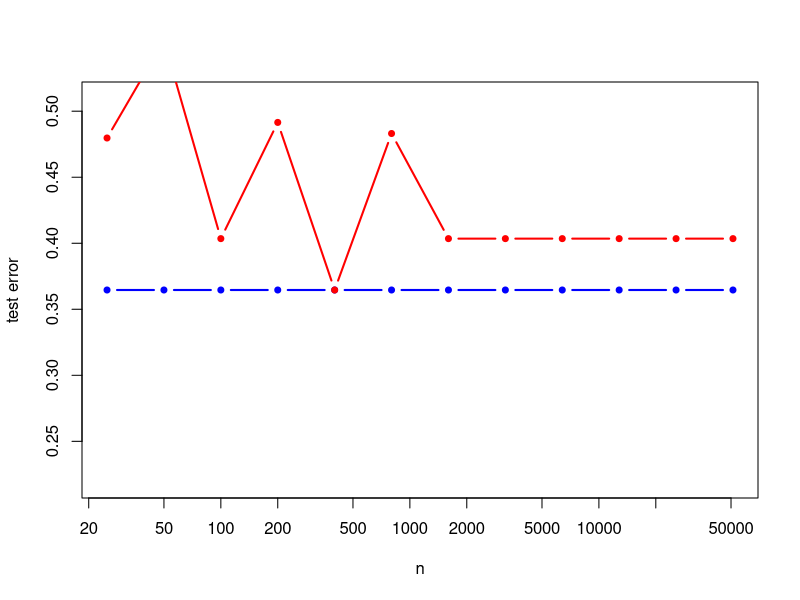

Write the R code that produced this figure.
# IML 2016
# Exercise session IV
# Model solutions
# Ville H.
# ville.o.hyvonen@helsinki.fi

###########################################################
# Exercise 2

# a
# generate n_sim data points from the model given in the exercise sheet
generate_data <- function(n_sim) {
  X_combinations <- as.matrix(expand.grid(0:1,0:2))
  Y <- sample(0:2, size = n_sim, replace = TRUE, prob = c(0.4,0.3,0.3)) # generate class labels 
  X <- matrix(0, nrow = n_sim, ncol = 2)
  
  for(i in 1:n_sim) {
    prob <- switch (Y[i]+1,
                    c(0.2,0.1,0.4,0.2,0.0,0.1),
                    c(0.6,0.1,0.1,0.1,0.1,0.0),
                    c(0.1,0.4,0.3,0.0,0.2,0.0))
    X[i, ] <- X_combinations[sample(1:6, size = 1, replace = TRUE, prob = prob),]
  }
  list(X = X, Y = Y)
}

n_train <- 100
train <- generate_data(n_train)

# compute the proportion of X = (0,0)
table(rowSums(train$X == 0)) / n_train

# We get the probability of X=(0,0) from the law of total probability:
# P(X=(0,0)) = P(X=(0,0), Y=0) = P(X=(0,0), Y=1) = P(X=(0,0), Y=2)
0.4 * 0.2 + 0.3 * 0.6 + 0.3 * 0.1


######################################################
# b

# train a Naive Bayes classifier
# Y = vector of class labels
# X = data matrix containing predictors, row = data point, col = variable
# n_class = number of different classes in Y
# n_class_x = vector with numbers of different values for each predictor (cols of X)
# m = smoothing parameter
# returns an object of class 'nb' with components
#   prior = vector containing estimated probabilities for the classes
#   likelihood = list containing estimated conditional probabilities
#     for the features given class p(X_i| Y) (each component of this list 
#     contains probabilities for one variable).
#   n_class = number of different classes in Y
#   n_class_x = vector with numbers of different values for each predictor (cols of X)
nb <- function(Y, X, n_class = 3, n_class_x = c(2,3), m = 0) {
  n <- length(Y)
  likelihood <- vector('list', length = n_class)
  prior <- numeric(n_class)
  for(c in 0:(n_class-1)) {
    n_c <- sum(Y == c)
    prior[c+1] <- (n_c + m) / (n + n_class * m)
    for(i in seq_along(n_class_x)) {
      likelihood[[c+1]][[i]] <- numeric(n_class_x[i]) 
      for(j in 0:(n_class_x[i]-1)) {
        n_cj <- sum(Y == c & X[ ,i] == j)
        likelihood[[c+1]][[i]][j+1] <- (n_cj + m) / (n_c + n_class_x[i] * m)    
      }
    }
  }
  
  ret <- list(prior = prior, likelihood = likelihood, n_class = n_class, n_class_x = n_class_x, jointlikelihood = getJointLikelihood())
  class(ret) <- 'nb' 
  ret
}

getJointLikelihood = function() {
  jointlikelihood = list()
  jointlikelihood[[1]] = t(matrix(c(0.2,0.1,0.4,0.2,0.0,0.1), ncol = 3))
  jointlikelihood[[2]] = t(matrix(c(0.6,0.1,0.1,0.1,0.1,0.0), ncol = 3))
  jointlikelihood[[3]] = t(matrix(c(0.1,0.4,0.3,0.0,0.2,0.0), ncol = 3))
  
  return(jointlikelihood)
}

######################################################
# c & d
# compute posterior class probabilities and predicted values using trained 
# Naive Bayes model
# nbfit = fitted Naive Bayes model, object with class 'nb'
# X = predictors as matrix, row = data point, col = variable
# return = vector with predicted values for the data points (if probabilities = FALSE)
#   or class probabilites p(y|x) (if probabilities = TRUE)
predict.nb <- function(nbfit, X, probabilities = FALSE) {
  n <- nrow(X)
  X = X + 1
  prob <- matrix(0, nrow = n, ncol = nbfit$n_class) 
  for(i in 1:n)                 # compute joint probabilities p(x,y)
    for(c in 1:nbfit$n_class) {
      prob[i,c] <- nbfit$prior[c]
      
      prob[i,c] <- prob[i,c] * nbfit$jointlikelihood[[c]][X[i, 2], X[i, 1]]
    }
  prob <- prob / rowSums(prob)      # normalize into conditional probabilities p(y|x) 
  pred <- max.col(prob) - 1        # predict class y as argmax p(y|x)
  
  if(probabilities) 
    prob
  else 
    pred
}

# install.packages('nnet')
library(nnet) # for multinomial logistic regression

n_test <- 1e4
test <- generate_data(n_test) # generate a test set

# transform data frame form for the logistic regression
# notice: predictors are coded as factors --> then modeling function
# uses them as nominal, not numeric variables (if you look at the
# regression coefficients you notice that they are for dummy encoding (pages 82-86 and 117-118 in ISL)).
train_df <- data.frame(Y = train$Y, X1 = factor(train$X[ ,1]), X2 = factor(train$X[ ,2]))
#train_df <- data.frame(Y = train$Y, X1 = train$X[ ,1], X2 = train$X[ ,2])

test_df <- data.frame(Y = test$Y, X1 = factor(test$X[ ,1]), X2 = factor(test$X[ ,2]))
#test_df <- data.frame(Y = test$Y, X1 = test$X[ ,1], X2 = test$X[ ,2])

# fit Naive Bayes model with smoothing parameters m = 0, 1/2, and 1
# and logistic regression without and with the interaction term
nbfit_ML <- nb(train$Y, train$X, m = 0)
nbfit_KT <- nb(train$Y, train$X, m = 1/2)
nbfit_Laplace <- nb(train$Y, train$X, m = 1)
logfit <- multinom(Y ~ X1 + X2, data = train_df)

# test errors 
sum(predict(nbfit_ML, test$X) != test$Y) / n_test
sum(predict(nbfit_KT, test$X) != test$Y) / n_test
sum(predict(nbfit_Laplace, test$X) != test$Y) / n_test
sum(predict(logfit, test_df) != test$Y) / n_test

# predicted values for 10 first test points
predict(nbfit_Laplace, test$X, probabilities = TRUE)[1:10,]
predict(logfit, test_df, type = 'probs')[1:10,]
test_df[1:10, 2:3] # predictors for 10 first test points

# predictions for 10 first test points
predict(nbfit_Laplace, test$X)[1:10]
predict(logfit, test_df)[1:10]
test$Y[1:10] # true classes for 10 first test points

# All smoothing parameters give the same predictions,
# although the posterior probabilities are bit different.
# Also with maximum likelihood there are divisions by
# zero, if the are no some value of the predictor in the training data --> NaN
# When using smoothing, this problem disappears.



# test with different training set sizes
n_train <- c(25, 50, 100, 200, 400, 800, 1600, 3200, 6400, 12800, 25600, 51200)
test_error_ML <- test_error_KT <- test_error_Laplace <- test_error_logistic <- test_error_logistic_ia <- test_error_logloss <- numeric(length(n_train))
for(i in seq_along(n_train)) {
  train <- generate_data(n_train[i])
  train_df <- data.frame(Y = train$Y, X1 = factor(train$X[ ,1]), X2 = factor(train$X[ ,2]))
  
  nbfit_ML <- nb(train$Y, train$X, m = 0)
  nbfit_Laplace <- nb(train$Y, train$X, m = 1)
  nbfit_KT <- nb(train$Y, train$X, m = 1/2)
  logistic_fit <- multinom(Y ~ X1 + X2, data = train_df)
  
  test_error_ML[i] <- sum(predict(nbfit_ML, test$X) != test$Y) / n_test
  test_error_KT[i] <- sum(predict(nbfit_KT, test$X) != test$Y) / n_test
  test_error_Laplace[i] <- sum(predict(nbfit_Laplace, test$X) != test$Y) / n_test
  test_error_logistic[i] <- sum(predict(logistic_fit, test_df) != test$Y) / n_test
}
  
plot(x = n_train, log='x', test_error_Laplace, type = 'b', col = 'blue', lwd = 2, pch = 20, xlab = 'n', ylab = 'test error')
lines(x = n_train, test_error_logistic, type = 'b', col = 'red', lwd = 2, pch = 20)

test_error_Laplace
test_error_logistic


# Test error of the naive Bayes & logistic regression converges to about 0.4.